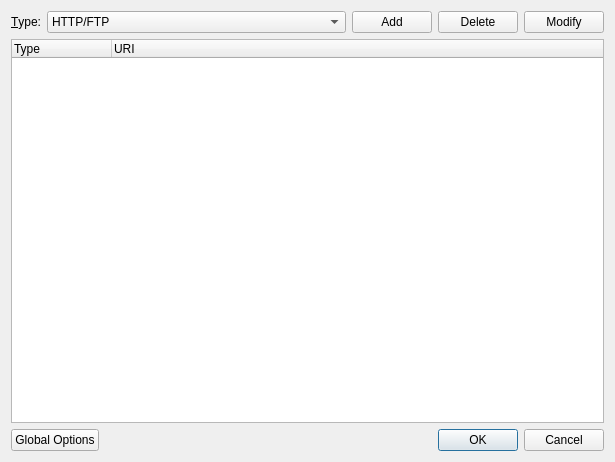
<?xml version="1.0" encoding="UTF-8"?>
<ui version="4.0">
 <class>AddURI</class>
 <widget class="QDialog" name="AddURI">
  <property name="geometry">
   <rect>
    <x>0</x>
    <y>0</y>
    <width>615</width>
    <height>462</height>
   </rect>
  </property>
  <property name="windowTitle">
   <string>Add URI</string>
  </property>
  <property name="windowIcon">
   <iconset>
    <normaloff>:/icon/bookmark.ico</normaloff>:/icon/bookmark.ico</iconset>
  </property>
  <layout class="QVBoxLayout" name="verticalLayout">
   <item>
    <layout class="QHBoxLayout" name="horizontalLayout">
     <item>
      <widget class="QLabel" name="label">
       <property name="text">
        <string>&amp;Type:</string>
       </property>
       <property name="buddy">
        <cstring>comboBox_Type</cstring>
       </property>
      </widget>
     </item>
     <item>
      <widget class="QComboBox" name="comboBox_Type">
       <property name="sizePolicy">
        <sizepolicy hsizetype="Expanding" vsizetype="Fixed">
         <horstretch>0</horstretch>
         <verstretch>0</verstretch>
        </sizepolicy>
       </property>
       <item>
        <property name="text">
         <string>HTTP/FTP</string>
        </property>
        <property name="icon">
         <iconset resource="Aria2cRemote.qrc">
          <normaloff>:/icon/uri/ftp.png</normaloff>:/icon/uri/ftp.png</iconset>
        </property>
       </item>
       <item>
        <property name="text">
         <string>Multi HTTP/FTP</string>
        </property>
        <property name="icon">
         <iconset resource="Aria2cRemote.qrc">
          <normaloff>:/icon/uri/http.png</normaloff>:/icon/uri/http.png</iconset>
        </property>
       </item>
       <item>
        <property name="text">
         <string>Torrent</string>
        </property>
        <property name="icon">
         <iconset resource="Aria2cRemote.qrc">
          <normaloff>:/icon/uri/bittorrent.png</normaloff>:/icon/uri/bittorrent.png</iconset>
        </property>
       </item>
       <item>
        <property name="text">
         <string>MagnetLink</string>
        </property>
        <property name="icon">
         <iconset resource="Aria2cRemote.qrc">
          <normaloff>:/icon/uri/magnet.png</normaloff>:/icon/uri/magnet.png</iconset>
        </property>
       </item>
       <item>
        <property name="text">
         <string>Metalink</string>
        </property>
        <property name="icon">
         <iconset resource="Aria2cRemote.qrc">
          <normaloff>:/icon/uri/metalink.png</normaloff>:/icon/uri/metalink.png</iconset>
        </property>
       </item>
      </widget>
     </item>
     <item>
      <layout class="QHBoxLayout" name="horizontalLayout_3">
       <item>
        <widget class="QPushButton" name="pushButton_Add">
         <property name="text">
          <string>Add</string>
         </property>
        </widget>
       </item>
       <item>
        <widget class="QPushButton" name="pushButton_Delete">
         <property name="text">
          <string>Delete</string>
         </property>
        </widget>
       </item>
       <item>
        <widget class="QPushButton" name="pushButton_Modify">
         <property name="text">
          <string>Modify</string>
         </property>
        </widget>
       </item>
      </layout>
     </item>
    </layout>
   </item>
   <item>
    <widget class="QTreeWidget" name="treeWidget">
     <property name="contextMenuPolicy">
      <enum>Qt::DefaultContextMenu</enum>
     </property>
     <property name="alternatingRowColors">
      <bool>true</bool>
     </property>
     <property name="rootIsDecorated">
      <bool>true</bool>
     </property>
     <attribute name="headerMinimumSectionSize">
      <number>50</number>
     </attribute>
     <attribute name="headerMinimumSectionSize">
      <number>50</number>
     </attribute>
     <column>
      <property name="text">
       <string>Type</string>
      </property>
     </column>
     <column>
      <property name="text">
       <string>URI</string>
      </property>
     </column>
    </widget>
   </item>
   <item>
    <layout class="QHBoxLayout" name="horizontalLayout_2">
     <item>
      <widget class="QPushButton" name="pushButton_GlobalOptions">
       <property name="text">
        <string>Global Options</string>
       </property>
      </widget>
     </item>
     <item>
      <spacer name="horizontalSpacer">
       <property name="orientation">
        <enum>Qt::Horizontal</enum>
       </property>
       <property name="sizeHint" stdset="0">
        <size>
         <width>803</width>
         <height>20</height>
        </size>
       </property>
      </spacer>
     </item>
     <item>
      <widget class="QPushButton" name="pushButton_OK">
       <property name="text">
        <string>OK</string>
       </property>
       <property name="default">
        <bool>true</bool>
       </property>
      </widget>
     </item>
     <item>
      <widget class="QPushButton" name="pushButton_Cancel">
       <property name="text">
        <string>Cancel</string>
       </property>
      </widget>
     </item>
    </layout>
   </item>
  </layout>
 </widget>
 <tabstops>
  <tabstop>comboBox_Type</tabstop>
  <tabstop>pushButton_Add</tabstop>
  <tabstop>pushButton_Delete</tabstop>
  <tabstop>pushButton_Modify</tabstop>
  <tabstop>treeWidget</tabstop>
  <tabstop>pushButton_GlobalOptions</tabstop>
  <tabstop>pushButton_OK</tabstop>
  <tabstop>pushButton_Cancel</tabstop>
 </tabstops>
 <resources>
  <include location="Aria2cRemote.qrc"/>
 </resources>
 <connections>
  <connection>
   <sender>pushButton_OK</sender>
   <signal>clicked()</signal>
   <receiver>AddURI</receiver>
   <slot>accept()</slot>
   <hints>
    <hint type="sourcelabel">
     <x>523</x>
     <y>451</y>
    </hint>
    <hint type="destinationlabel">
     <x>454</x>
     <y>278</y>
    </hint>
   </hints>
  </connection>
  <connection>
   <sender>pushButton_Cancel</sender>
   <signal>clicked()</signal>
   <receiver>AddURI</receiver>
   <slot>reject()</slot>
   <hints>
    <hint type="sourcelabel">
     <x>604</x>
     <y>451</y>
    </hint>
    <hint type="destinationlabel">
     <x>421</x>
     <y>253</y>
    </hint>
   </hints>
  </connection>
  <connection>
   <sender>pushButton_Add</sender>
   <signal>clicked()</signal>
   <receiver>AddURI</receiver>
   <slot>Add()</slot>
   <hints>
    <hint type="sourcelabel">
     <x>441</x>
     <y>28</y>
    </hint>
    <hint type="destinationlabel">
     <x>238</x>
     <y>249</y>
    </hint>
   </hints>
  </connection>
  <connection>
   <sender>pushButton_Delete</sender>
   <signal>clicked()</signal>
   <receiver>AddURI</receiver>
   <slot>Delete()</slot>
   <hints>
    <hint type="sourcelabel">
     <x>512</x>
     <y>23</y>
    </hint>
    <hint type="destinationlabel">
     <x>300</x>
     <y>258</y>
    </hint>
   </hints>
  </connection>
  <connection>
   <sender>pushButton_Modify</sender>
   <signal>clicked()</signal>
   <receiver>AddURI</receiver>
   <slot>Modify()</slot>
   <hints>
    <hint type="sourcelabel">
     <x>603</x>
     <y>30</y>
    </hint>
    <hint type="destinationlabel">
     <x>355</x>
     <y>269</y>
    </hint>
   </hints>
  </connection>
  <connection>
   <sender>comboBox_Type</sender>
   <signal>currentIndexChanged(int)</signal>
   <receiver>AddURI</receiver>
   <slot>Type_Change(int)</slot>
   <hints>
    <hint type="sourcelabel">
     <x>106</x>
     <y>19</y>
    </hint>
    <hint type="destinationlabel">
     <x>109</x>
     <y>263</y>
    </hint>
   </hints>
  </connection>
 </connections>
 <slots>
  <slot>GlobalOptions()</slot>
  <slot>Add()</slot>
  <slot>Delete()</slot>
  <slot>Modify()</slot>
  <slot>Type_Change(int)</slot>
 </slots>
</ui>
